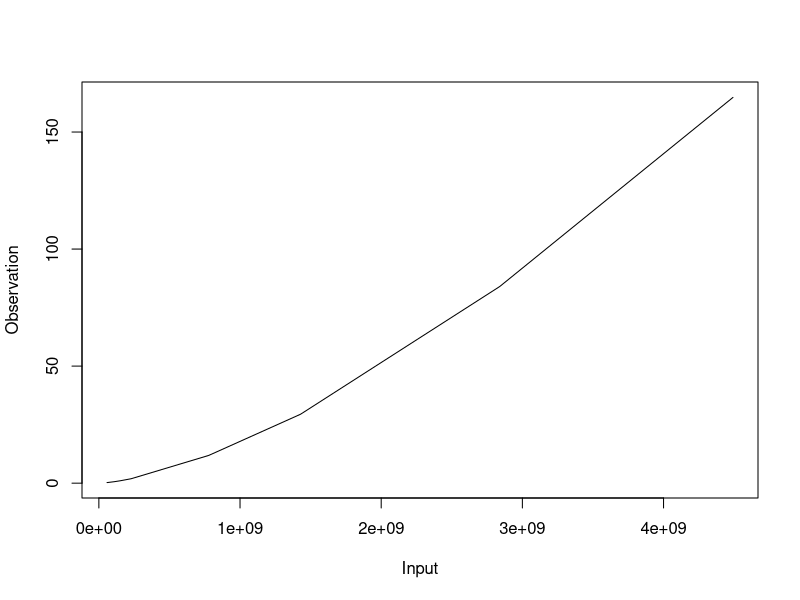
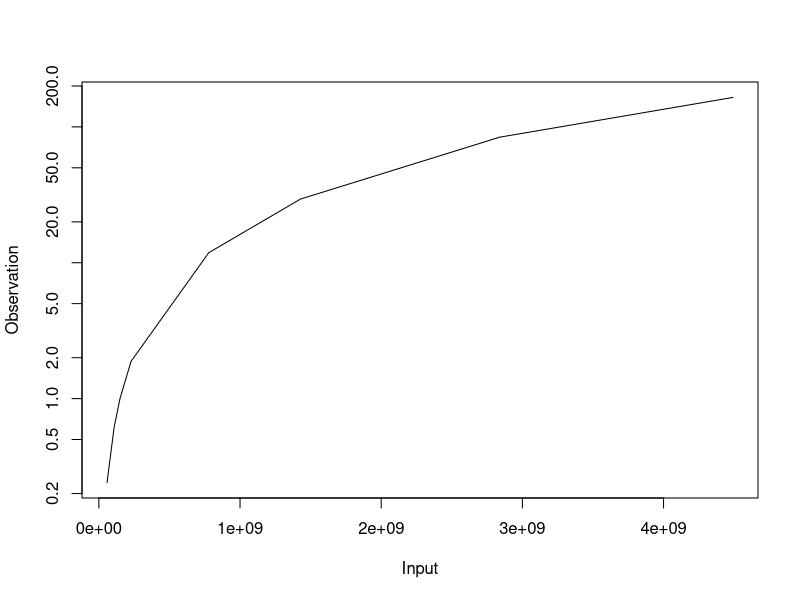
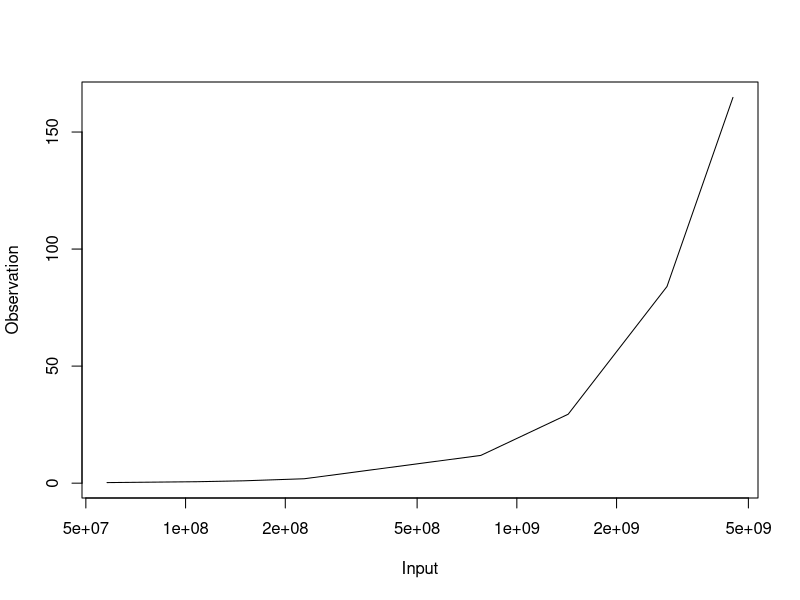
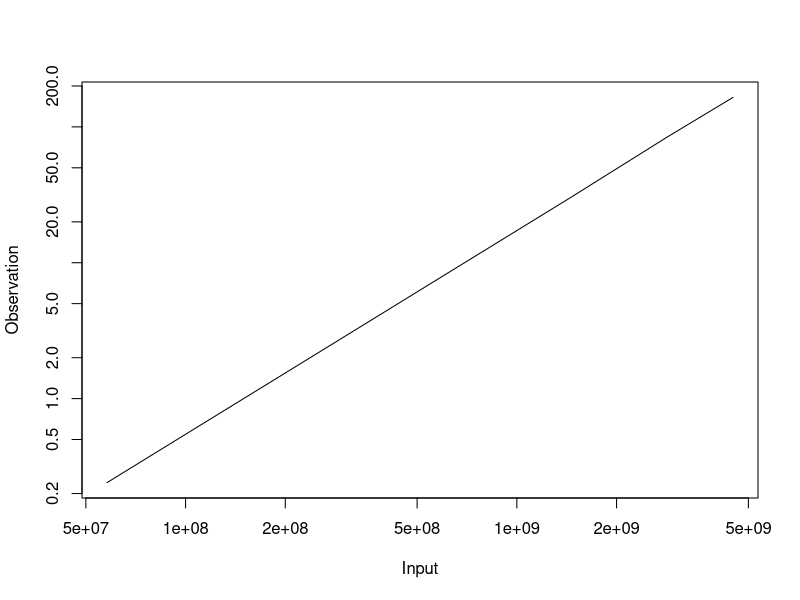
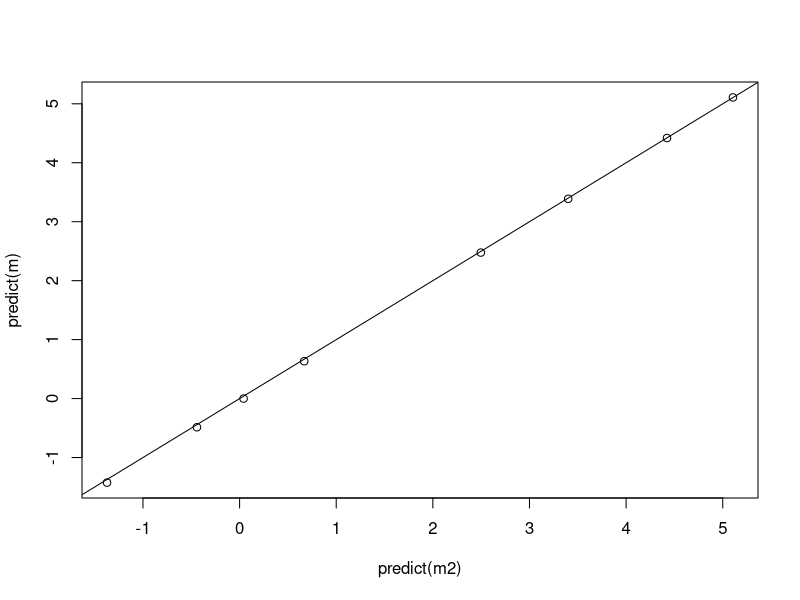
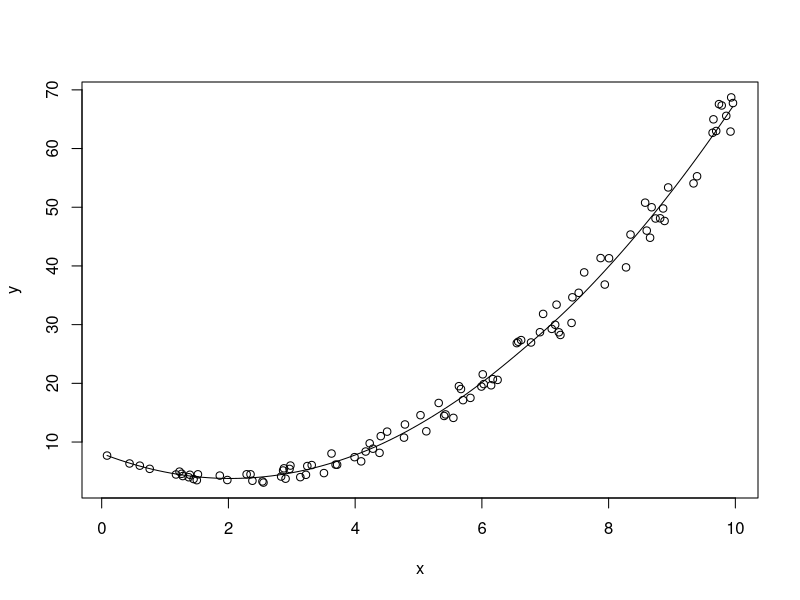
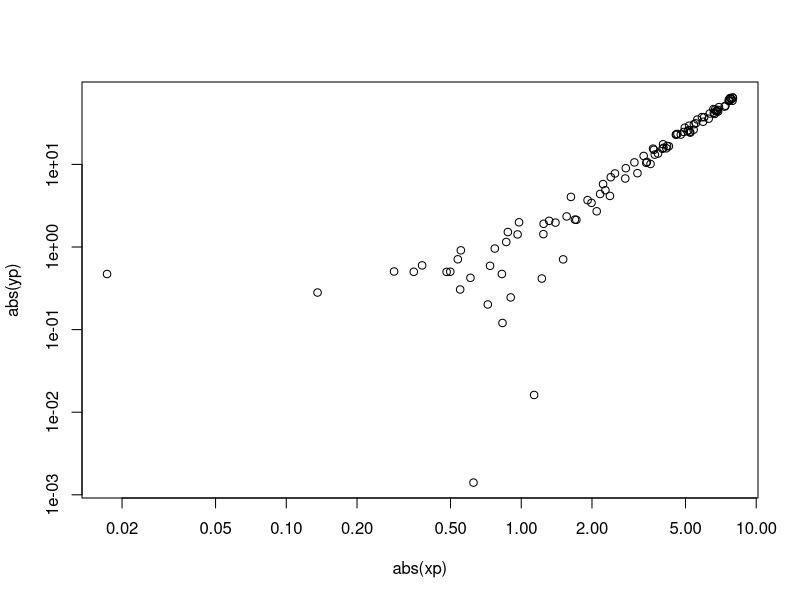
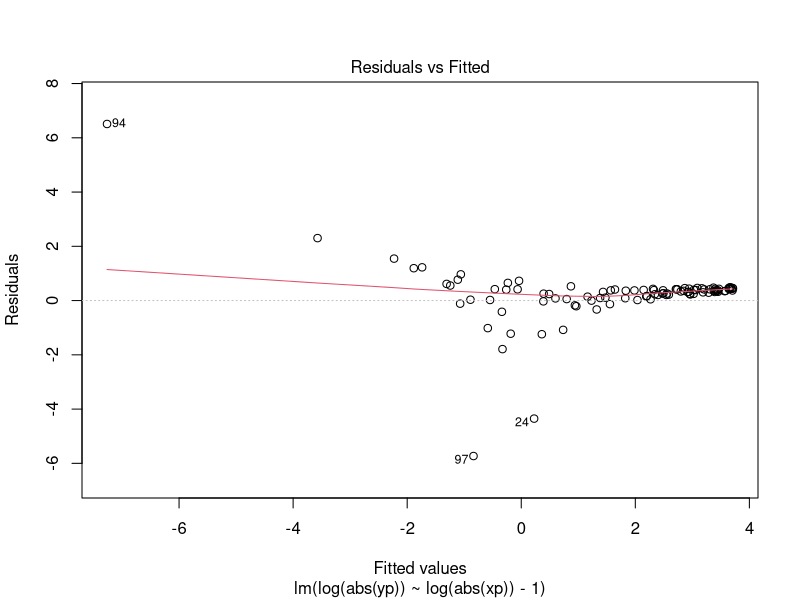

Reproduce these figures in R, in order.
setwd("Chapter2/")

### Get the data ----
### Read in the raw data to be fit
data <- read.csv("Observations.csv", header = T)

#### Plot the data --------- 
### Let's explore the data visually
plot(data, type="l")

### Data seem to be exponential of some kind
### Try plotting log y
plot(data,type="l", log="y")

### Log y didn't fix it. Try log x instead.
plot(data,type="l", log="x")

### Log x and log y didn't work. Try log-log instead.
plot(data,type="l", log="xy")

### What model does this suggest in the untransformed variables x,y?

#### Creating a basic model -----
### That produced a nice line!
### Let's transform the data
tdata <- log(data)

### Fit the model
summary(m <- lm(Observation ~ Input, tdata))

### Write down the model for the untransformed variables!
exp(coef(m)[1])

#### A slightly different model ----
### We can also fit this using a altered "link" function in glm, try it!
summary(m2 <- glm(Observation ~ log(Input), data, family = gaussian(link = "log")))

#Compare the predictions of the 2 models
plot(predict(m2), predict(m))
abline(a=0,b=1) #add a 1-to-1 line for convenience

#### Comparing models ----
### Let's choose between the models and compare coefficients
### AIC is inappropriate because the y variables are not the same
AIC(m, m2)
### this would say that the first model on the transformed data is better (lower AIC)

# Let's look at the RSS at the original (untransformed) scale
sum((exp(predict(m)) - data$Observation)^2)
sum((predict(m2, type="response") -  data$Observation)^2)
# Using this more appropriate measure, we see that the second model is actually better

coef(m)
coef(m2)

##### MODEL 2 ------

### Simulate data ----
### Generate some random data for which we know the relationship
set.seed(julian(Sys.Date()))
x <- runif(100,0,10)
y <- 4 + (x-2)^2 + runif(100,-1,1)*0.5*x

### Visualized the data
plot(y~x)
xy.lo <- data.frame(x = seq(min(x),max(x),len = 100), y = predict(loess(y~x),data.frame(x=seq(min(x),max(x),len = 100))))
lines(xy.lo)

### See roughly where the loess thinks the bottom of the 
### parabola.
round(min(xy.lo$y))
round(x[which.min(y)])

#### Modeling the data ----
### let's transform the variables
yp <- y - 4
xp <- x - 2

### now plot the variables
### why is using abs() justified?
plot(abs(yp)~abs(xp),log="xy")

### let's try our linear model
m3 <- lm(log(abs(yp))~log(abs(xp)))

### That model had an intercept, which we don't want.
### Run the model again without an intercept.
m4 <- lm(log(abs(yp))~log(abs(xp))-1)

### Now check out the diagnostics
plot(m4) 

### The diagnostics don't look great.
### Let's look at the fit
plot(abs(yp)~abs(xp),log="xy")
abline(m4, col = "red")


### Clearly our fits are missing at the high end of the 
### spectrum due to the low end of the spectrum.
m5 <- lm(log(abs(yp))~log(abs(xp))-1, subset = abs(xp) > 2)

### Add m5's fit to the plot
abline(m5, col = "blue", lty = 2)

### Now look at the diagnostics
plot(m5)

### Much better!!!

### Alternative strategies to fitting the model
### without as much guess work/transformation
summary(m6 <- lm(y ~ x + I(x^2)))
summary(m7 <- lm(y ~ x + offset(x^2)))

### How would we compare which model is best between
### m5, m6, and m7? (Note AIC won't work because the
### data used in the models is different.)

